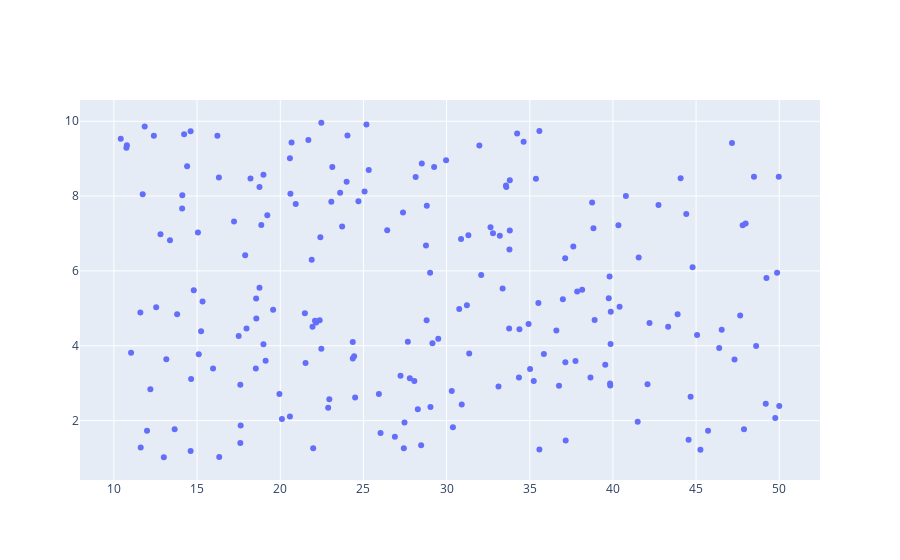

The code cell stored with this chart in its notebook:
### Code cell
fig = go.Figure()
fig.add_trace(go.Scatter(x = tips.total_bill, y = tips.tip, mode = 'markers'))
fig.show()

### Figure 1 — Plotly figure (JSON) as saved in the notebook; plotly's stock layout.template omitted (floating-point values rounded to 4 significant figures; data arrays with more than 128 entries replaced by an {"elided": "..."} marker saying what was removed)
{"data": [{"mode": "markers", "type": "scatter", "x": {"elided": "200 float values"}, "y": {"elided": "200 float values"}}], "layout": {}}
